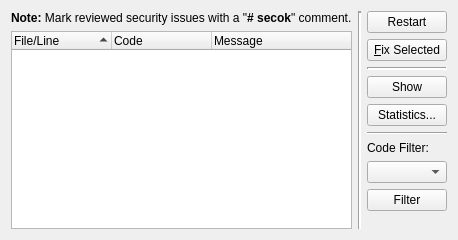
     <widget class="QWidget" name="resultsTab">
      <attribute name="title">
       <string>Results</string>
      </attribute>
      <layout class="QHBoxLayout" name="horizontalLayout_4">
       <item>
        <layout class="QVBoxLayout" name="verticalLayout_7">
         <item>
          <widget class="QLabel" name="securityNoteLabel">
           <property name="text">
            <string>&lt;b&gt;Note:&lt;/b&gt; Mark reviewed security issues with a &quot;&lt;b&gt;#  secok&lt;/b&gt;&quot; comment.</string>
           </property>
          </widget>
         </item>
         <item>
          <widget class="QTreeWidget" name="resultList">
           <property name="sizePolicy">
            <sizepolicy hsizetype="Expanding" vsizetype="Expanding">
             <horstretch>0</horstretch>
             <verstretch>6</verstretch>
            </sizepolicy>
           </property>
           <property name="whatsThis">
            <string>&lt;b&gt;Result List&lt;/b&gt;
&lt;p&gt;This list shows the results of the code style check. Double clicking
an entry will open this entry in an editor window and position the cursor at
the respective line and position.&lt;/p&gt;</string>
           </property>
           <property name="alternatingRowColors">
            <bool>true</bool>
           </property>
           <property name="selectionMode">
            <enum>QAbstractItemView::ExtendedSelection</enum>
           </property>
           <property name="sortingEnabled">
            <bool>true</bool>
           </property>
           <column>
            <property name="text">
             <string>File/Line</string>
            </property>
           </column>
           <column>
            <property name="text">
             <string>Code</string>
            </property>
           </column>
           <column>
            <property name="text">
             <string>Message</string>
            </property>
           </column>
          </widget>
         </item>
        </layout>
       </item>
       <item>
        <widget class="Line" name="line_2">
         <property name="lineWidth">
          <number>2</number>
         </property>
         <property name="orientation">
          <enum>Qt::Vertical</enum>
         </property>
        </widget>
       </item>
       <item>
        <layout class="QVBoxLayout" name="verticalLayout_8">
         <item>
          <widget class="QPushButton" name="restartButton">
           <property name="toolTip">
            <string>Press to restart the code style check run</string>
           </property>
           <property name="text">
            <string>Restart</string>
           </property>
          </widget>
         </item>
         <item>
          <widget class="QPushButton" name="fixButton">
           <property name="toolTip">
            <string>Press to fix the selected issues</string>
           </property>
           <property name="text">
            <string>&amp;Fix Selected</string>
           </property>
          </widget>
         </item>
         <item>
          <widget class="Line" name="line_4">
           <property name="lineWidth">
            <number>2</number>
           </property>
           <property name="orientation">
            <enum>Qt::Horizontal</enum>
           </property>
          </widget>
         </item>
         <item>
          <widget class="QPushButton" name="showButton">
           <property name="toolTip">
            <string>Press to show all files containing an issue</string>
           </property>
           <property name="text">
            <string>Show</string>
           </property>
          </widget>
         </item>
         <item>
          <widget class="QPushButton" name="statisticsButton">
           <property name="toolTip">
            <string>Press to show some statistics for the last run</string>
           </property>
           <property name="text">
            <string>Statistics...</string>
           </property>
          </widget>
         </item>
         <item>
          <widget class="Line" name="line_5">
           <property name="orientation">
            <enum>Qt::Horizontal</enum>
           </property>
          </widget>
         </item>
         <item>
          <widget class="QLabel" name="label_31">
           <property name="text">
            <string>Code Filter:</string>
           </property>
          </widget>
         </item>
         <item>
          <widget class="QComboBox" name="filterComboBox">
           <property name="toolTip">
            <string>Select the message code to be shown (empty for all)</string>
           </property>
          </widget>
         </item>
         <item>
          <widget class="QPushButton" name="filterButton">
           <property name="toolTip">
            <string>Press to filter the list of messages</string>
           </property>
           <property name="text">
            <string>Filter</string>
           </property>
          </widget>
         </item>
         <item>
          <spacer name="verticalSpacer_4">
           <property name="orientation">
            <enum>Qt::Vertical</enum>
           </property>
           <property name="sizeHint" stdset="0">
            <size>
             <width>20</width>
             <height>18</height>
            </size>
           </property>
          </spacer>
         </item>
        </layout>
       </item>
      </layout>
     </widget>
